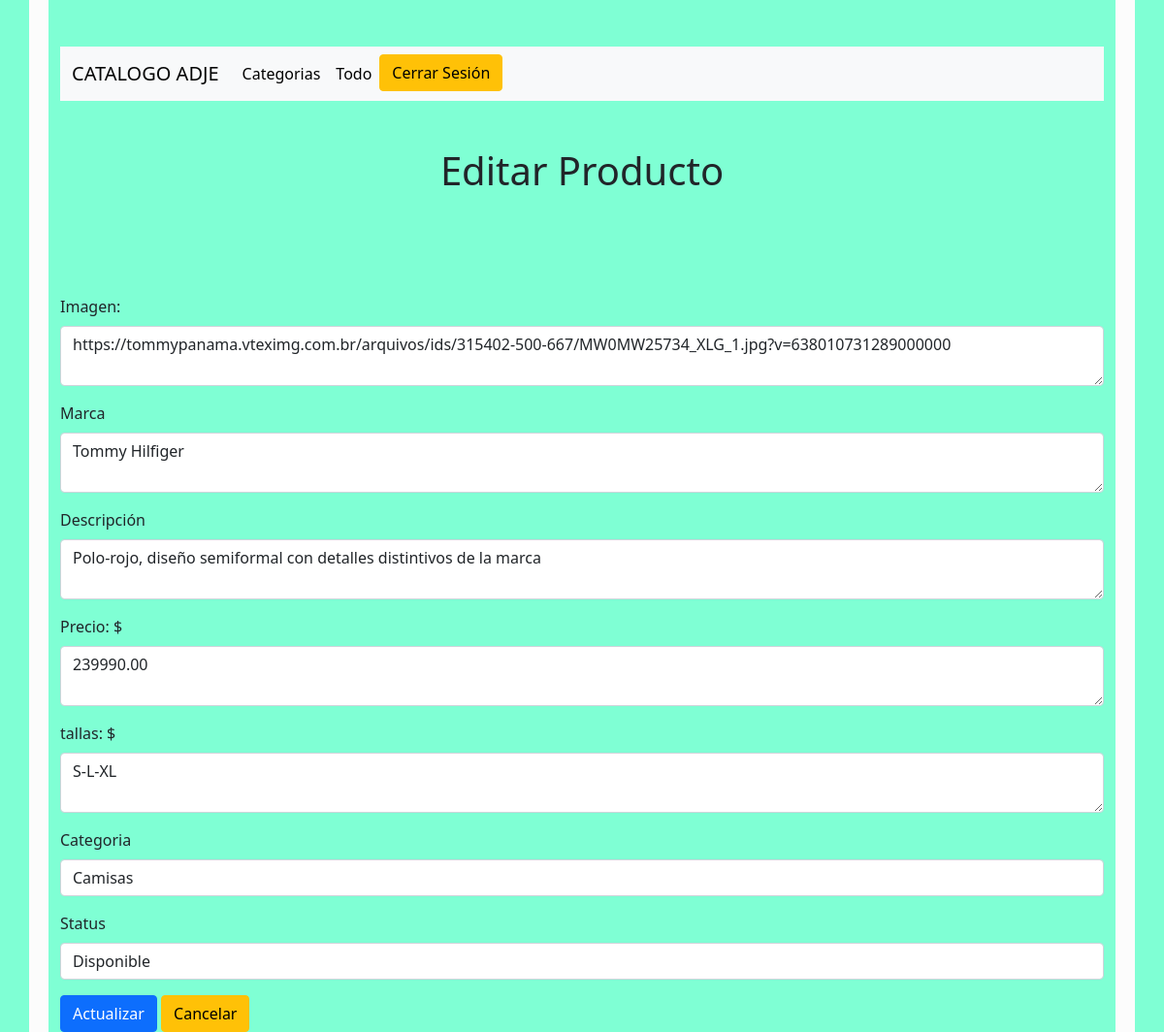
The page /task-edit/9/ (signed in) on the database its author committed.
### todolist/models.py (models this page shows, shortened)
class Task(models.Model):
    imagen= models.TextField()
    title = models.CharField(max_length=300)
    description = models.TextField()
    precio=models.DecimalField(max_digits=10, decimal_places=2)
    tallas=models.TextField()
    done = models.BooleanField(default=False)
    user = models.ForeignKey(User,on_delete=models.CASCADE)
    project = models.ForeignKey(Project,on_delete=models.CASCADE)

### todolist/views.py (the view)
# urls.py: path('task-edit/<int:task_id>/',views.showUpdateTaskForm, name="tasks.edit"),
@login_required
def showUpdateTaskForm(request, task_id):
    projects = Project.objects.filter(user=request.user)
    task = get_object_or_404(Task, id=task_id)
    return render(request,'tasks/update.html',{
        "projects" : projects,
        "task": task
    })

### todolist/templates/tasks/update.html (shortened to what this page needs)
{% extends "layouts/base.html" %}
{% block content %}
<div class="d-flex justify-content-center align-items-center pt-5 pb-5">
    <h1 class="text-center">
        Editar Producto
    </h1>
</div>
<form action="{% url 'tasks.update' task.id %}" method="POST" class="pt-5">
    <div class="mb-3">
        <label for="imagen"class="form-label">Imagen: </label>
        <textarea type="text" class="form-control" id="imagen" name="imagen">{{ task.imagen }}</textarea>
    </div>
    <div class="mb-3">
        <label for="title" class="form-label">Marca</label>
        <textarea type="text" class="form-control" id="title" name="title">{{ task.title }}</textarea>
    </div>
    <div class="mb-3">
        <label for="description" class="form-label">Descripción</label>
        <textarea type="text" class="form-control" id="description" name="description">{{ task.description }}</textarea>
    </div>
    <div class="mb-3">
        <label for="precio" class="form-label"> Precio: $</label>
        <textarea type="number" class="form-control" id="precio" name="precio">{{task.precio}}</textarea>
    </div>
    <div class="mb-3">
        <label for="tallas" class="form-label"> tallas: $</label>
        <textarea type="text" class="form-control" id="tallas" name="tallas">{{task.tallas}}</textarea>
    </div>
    <div class="mb-3">
        <label for="project" class="form-label">Categoria</label>
        <select class="form-control" name="project_id" id="project">
            {% for project in projects %}
            {% if project.id == task.project_id %}
            <option value="{{ project.id }}" selected>{{ project.name }}</option>
            {% else %}
            <option value="{{ project.id }}">{{ project.name }}</option>
            {% endif %}
            {% endfor %}
        </select>
    </div>
    <div class="mb-3">
        <label for="done" class="form-label">Status</label>
        <select class="form-control" name="done" id="done">
            {% if task.done == 1 %}
            <option value="1" selected>Disponible</option>
            {% else %}
            <option value="1" >Disponible</option>
            {% endif %}
        </select>
    </div>
    <div class="row">
        <div class="col-sm-12 justify-content-start">
            <button type="submit" class="btn btn-primary">Actualizar</button>
            <a href="{% url 'tasks.list' %}" class="btn btn-warning">Cancelar</a>
        </div>
    </div>
</form>
{% endblock %}

### todolist/templates/layouts/base.html (style rules this page uses)
body { background-color: aquamarine; }

### rows shown on the page
Task: imagen "https://tommypanama.vteximg.com.br/arquivos/ids/315402-500-667/MW0MW25734_XLG_1.jpg?v=638010731289000000", title "Tommy Hilfiger", description "Polo-rojo, diseño semiformal con detalles distintivos de la marca", precio "239990.00", tallas "S-L-XL", done "Disponible"

### other values the page prints
form field project_id "Camisas"
